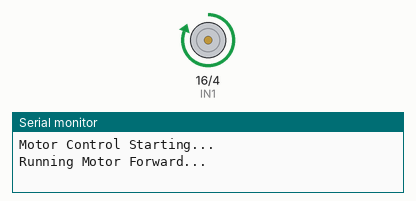
Recording of a program running on a simulated ESP32. Shown: motor-driver pin pairs drawn as motors (green arrow = first pin HIGH = forward, orange = second pin HIGH = backward, longer = more drive, scaled by the enable pin), the last lines printed to the serial monitor.

Above: at 5.0 s.
At 25.0 s:
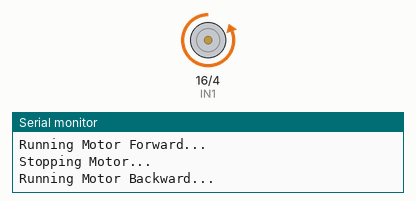
At 35.0 s:
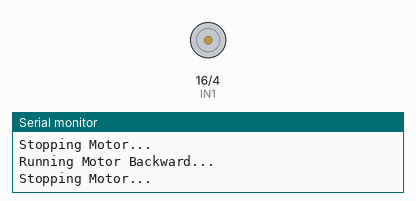
Timing chart, 0 to 52.0 s (numbered marks = the images above):
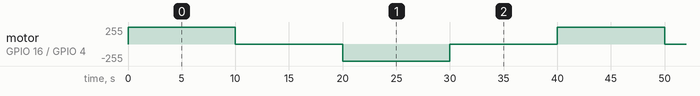

The program:

main.cpp
```cpp
#include <Arduino.h>

// Motor Driver Pins
#define ENABLE_A 17 // Connected to ENABLE A pin on the driver
#define IN1 16      // Connected to IN1 on the driver
#define IN2 4       // Connected to IN2 on the driver

void setup()
{
  // Initialize serial for debugging
  Serial.begin(9600);
  Serial.println("Motor Control Starting...");

  // Set motor control pins as outputs
  pinMode(ENABLE_A, OUTPUT);
  pinMode(IN1, OUTPUT);
  pinMode(IN2, OUTPUT);

  // Ensure motor is stopped initially
  digitalWrite(ENABLE_A, LOW);
  digitalWrite(IN1, LOW);
  digitalWrite(IN2, LOW);
}

void loop()
{
  // 1. Run Motor Forward for 10 Seconds
  Serial.println("Running Motor Forward...");
  digitalWrite(ENABLE_A, HIGH); // Enable motor
  digitalWrite(IN1, HIGH);      // IN1 HIGH
  digitalWrite(IN2, LOW);       // IN2 LOW
  delay(10000);                 // Run for 10 seconds

  // 2. Stop Motor for 10 Seconds
  Serial.println("Stopping Motor...");
  digitalWrite(ENABLE_A, LOW); // Disable motor
  digitalWrite(IN1, LOW);      // IN1 LOW
  digitalWrite(IN2, LOW);      // IN2 LOW
  delay(10000);                // Wait for 10 seconds

  // 3. Run Motor Backward for 10 Seconds
  Serial.println("Running Motor Backward...");
  digitalWrite(ENABLE_A, HIGH); // Enable motor
  digitalWrite(IN1, LOW);       // IN1 LOW
  digitalWrite(IN2, HIGH);      // IN2 HIGH
  delay(10000);                 // Run for 10 seconds

  // 4. Stop Motor for 10 Seconds
  Serial.println("Stopping Motor...");
  digitalWrite(ENABLE_A, LOW); // Disable motor
  digitalWrite(IN1, LOW);      // IN1 LOW
  digitalWrite(IN2, LOW);      // IN2 LOW
  delay(10000);                // Wait for 10 seconds
}
```

Measured:
- by itself, motor on GPIO 16 (IN1) / GPIO 4 (IN2): repeats every 40.0 s: stopped 10.0 s, backward 255/255 10.0 s, stopped 10.0 s, forward 255/255 10.0 s
